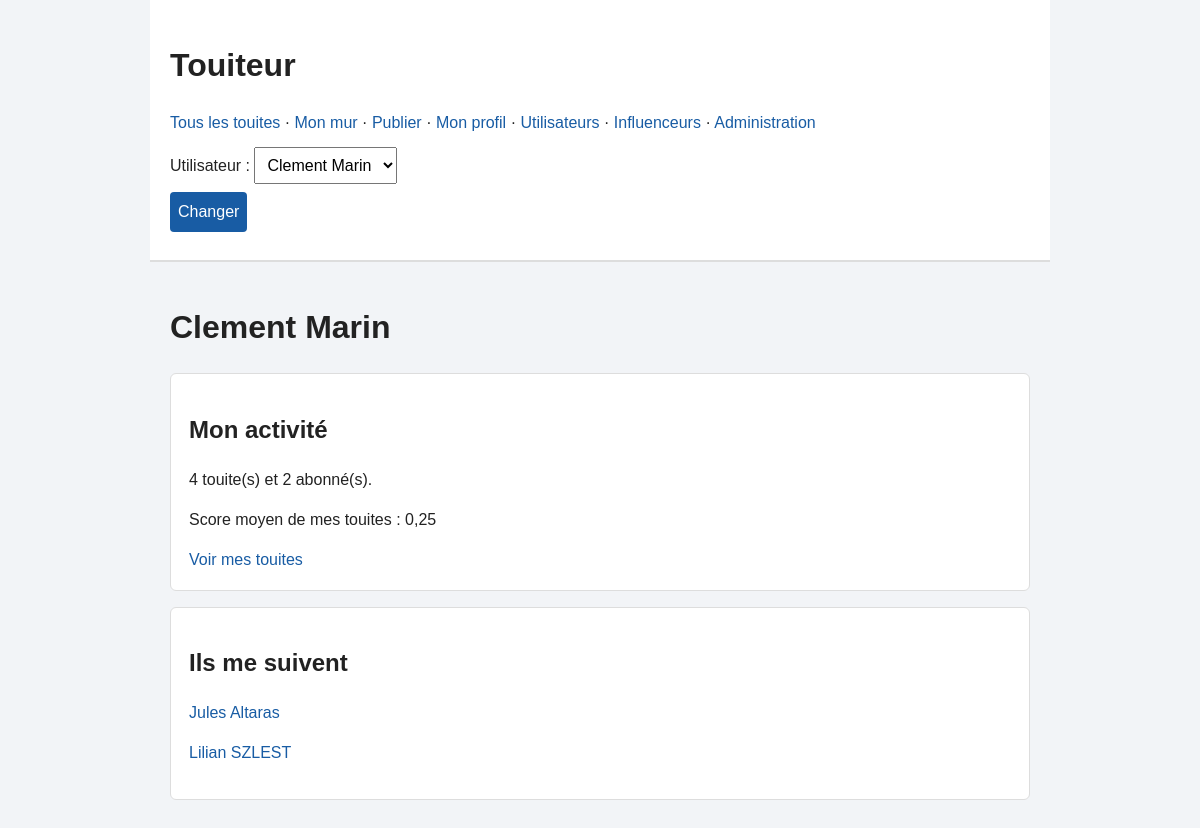
The page /?action=profile on the database as committed earlier.
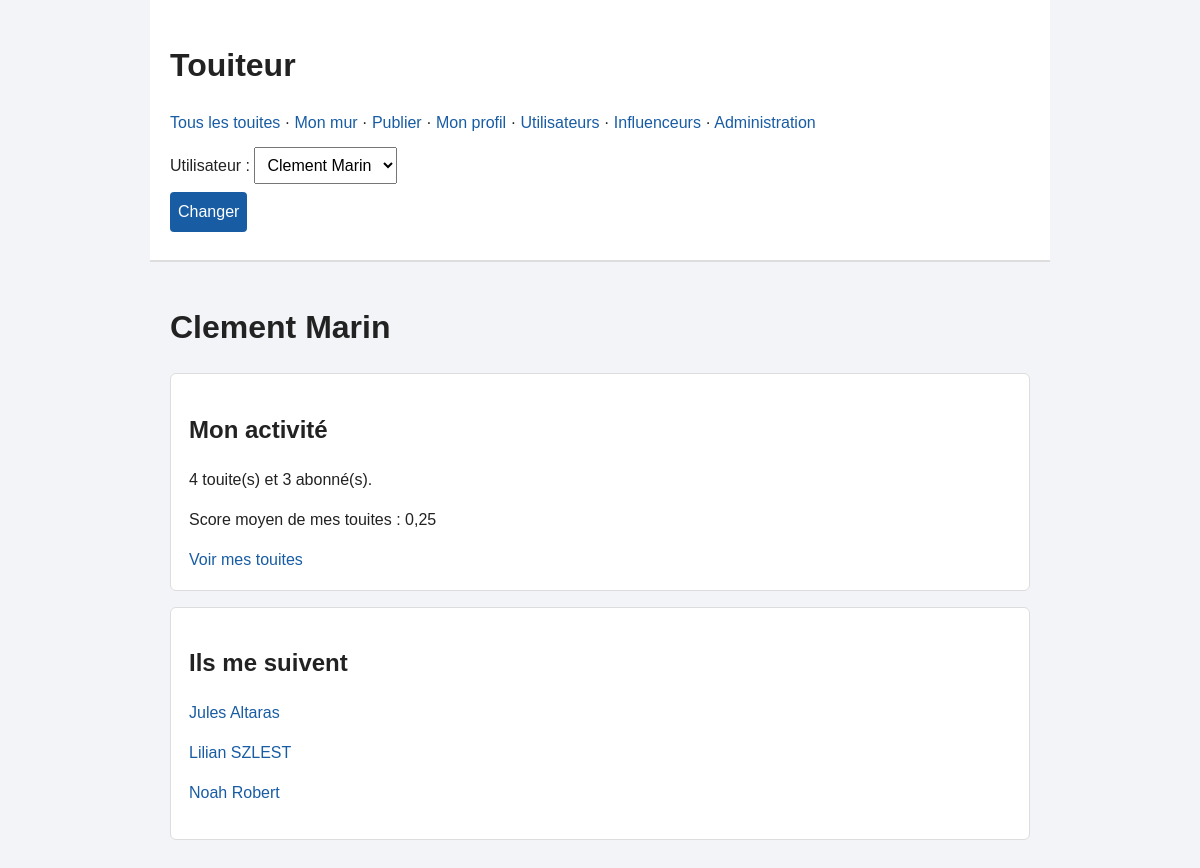
The same page on the database as committed later.
### tables this page shows
CREATE TABLE UTILISATEUR (
    id_utilisateur INT,
    nom VARCHAR(50),
    prenom VARCHAR(50),
    email VARCHAR(100),
    nb_touites INT DEFAULT 0,

    CONSTRAINT pk_utilisateur PRIMARY KEY (id_utilisateur),
    CONSTRAINT uq_utilisateur_email UNIQUE (email)
);

### index.php (called while the page is built, shortened)
<?php
if (\iutnc\touiteur\config\Connexion::obtenir() === null) {
    require __DIR__ . '/apercu.php';
    exit;
}
$dispatcher = new Dispatcher();
$dispatcher->run();

### classes/config/Connexion.php (called while the page is built, shortened)
<?php
class Connexion
{
    private static ?\PDO $pdo = null;
    public static function obtenir(): ?\PDO
    {
        if (self::$pdo !== null) {
            return self::$pdo;
        }
        $config = parse_ini_file(__DIR__ . '/touiteur.ini');
        $dsn = 'mysql:host=' . $config['host'] . ';port=' . $config['port'];
        $dsn .= ';dbname=' . $config['database'] . ';charset=utf8mb4';
        try {
            $pdo = new \PDO($dsn, $config['username'], $config['password']);
            $pdo->setAttribute(\PDO::ATTR_ERRMODE, \PDO::ERRMODE_EXCEPTION);
            $pdo->setAttribute(\PDO::ATTR_DEFAULT_FETCH_MODE, \PDO::FETCH_ASSOC);
            foreach (['TAG', 'IMAGE', 'SUIVRE', 'ABONNEMENT_TAG', 'TOUITE_TAG'] as $table) {
                $pdo->query('SELECT * FROM ' . $table . ' LIMIT 1');
            }
            $requete = $pdo->query('SELECT * FROM UTILISATEUR LIMIT 1');
            $pdo->query('SELECT * FROM TOUITE LIMIT 1');
            $pdo->exec("SET time_zone = '" . date('P') . "'");
            self::$pdo = $pdo;
            return $pdo;
        } catch (\PDOException $e) {
            die('Erreur BDD : ' . htmlspecialchars($e->getMessage()));
        }
    }
}

### classes/repository/Repository.php (called while the page is built, shortened)
<?php
class Repository
{
    public function __construct()
    {
        $this->pdo = Connexion::obtenir();
    }
}

### classes/repository/UtilisateurRepository.php (called while the page is built, shortened)
<?php
class UtilisateurRepository extends Repository {
    public function tous(): array {
        $sql     = 'SELECT id_utilisateur FROM UTILISATEUR ORDER BY prenom, nom';
        $requete = $this->pdo->prepare($sql);
        $requete->execute();
        $lignes = $requete->fetchAll();
        $resultat = [];
        foreach ($lignes as $ligne) {
            $resultat[] = $this->trouver($ligne['id_utilisateur']);
        }
        return $resultat;
    }
    public function trouver(int $id): Utilisateur {
        $sql     = 'SELECT * FROM UTILISATEUR WHERE id_utilisateur = ?';
        $requete = $this->pdo->prepare($sql);
        $requete->execute([$id]);
        $ligne = $requete->fetch();
        return new Utilisateur($id, (string) $ligne['nom'], (string) $ligne['prenom'],
        (string) $ligne['email'], (int) $ligne['nb_touites']);
    }
    public function abonnes(int $id): array {
        $sql = 'SELECT u.* FROM UTILISATEUR u JOIN SUIVRE s ON s.id_utilisateur_abonne = u.id_utilisateur
            WHERE s.id_utilisateur_suivi = ? ORDER BY u.prenom, u.nom';
        $requete = $this->pdo->prepare($sql);
        $requete->execute([$id]);
        return $requete->fetchAll();
    }
    public function moyenne(int $auteur): ?float {
        $requete = $this->pdo->prepare('SELECT id_touite FROM TOUITE WHERE id_utilisateur = ?');
        $requete->execute([$auteur]);
        $touites = $requete->fetchAll();
        $repo  = new TouiteRepository();
        $somme = 0;
        foreach ($touites as $touite) {
            $somme = $somme + $repo->score($touite['id_touite']);
        }
        return $somme / count($touites);
    }
}

### classes/classes principales/Utilisateur.php (called while the page is built, shortened)
<?php
class Utilisateur
{
    public string $nom;
    public string $prenom;
    public function __construct(int $id, string $nom, string $prenom, string $email, int $nbTouites)
    {
        $this->id = $id;
        $this->nom = $nom;
        $this->prenom = $prenom;
        $this->nbTouites = $nbTouites;
    }
    public function nomComplet(): string
    {
        return $this->prenom . " " . $this->nom;
    }
}

### classes/repository/TouiteRepository.php (called while the page is built, shortened)
<?php
class TouiteRepository extends Repository
{
    public function score(int $touite): int
    {
        $requete = $this->pdo->prepare('SELECT valeur FROM VOTE WHERE id_touite = ?');
        $requete->execute([$touite]);
        $score = 0;
        foreach ($requete->fetchAll() as $vote) {
            $score = $score + $vote['valeur'];
        }
        return $score;
    }
}

### classes/action/AfficherProfilAction.php (the view, shortened to what this page needs)
<?php
class AfficherProfilAction extends Action
{
    public function execute(): string
    {
        $id = (int) $_SESSION['user_id'];
        $repo = new UtilisateurRepository();
        $utilisateur = $repo->trouver($id);
        $abonnes = $repo->abonnes($id);
        $moyenne = $repo->moyenne($id);
        $id = $utilisateur->id;
        $score = 'Aucun touite';
        if ($moyenne !== null) {
            $score = number_format($moyenne, 2, ',', ' ');
        }
        $nom = htmlspecialchars($utilisateur->nomComplet());
        $nombre = count($abonnes);
        $html = <<<HTML
        <h1>$nom</h1>
        <section class="card">
            <h2>Mon activité</h2>
            <p>{$utilisateur->nbTouites} touite(s) et $nombre abonné(s).</p>
            <p>Score moyen de mes touites : $score</p>
            <a href="?action=author&id=$id">Voir mes touites</a>
        </section>
        <section class="card">
            <h2>Ils me suivent</h2>
        HTML;
        foreach ($abonnes as $abonne) {
            $html .= '<p><a href="?action=author&id=' . (int) $abonne['id_utilisateur'] . '">';
            $html .= htmlspecialchars($abonne['prenom'] . ' ' . $abonne['nom']) . '</a></p>';
        }
        return $html . '</section>';
    }
}

Rows that differ between the two databases and show on the page:
added utilisateur: prenom+nom "Noah Robert"
Other text that changed with them:
$nombre: "2" → "3"
